Frame 1 (no input): blank canvas, image omitted
Frame 60 (no input): blank canvas, image omitted
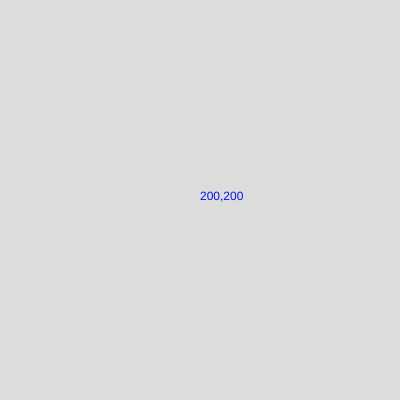
Frame 120 (the mouse pressed at the canvas centre since frame 60)

The p5.js sketch whose frames 1 and 60 were blank and that drew this single picture after the mouse press (run headless with seeded random() and noise() and a simulated clock; from frame 60 on, the mouse is pressed at the canvas centre):

// p5.js sketch
// ── sketch.js
function setup() {
  createCanvas(400, 400);
}

function draw() {
  background(220);
  fill(3, 19, 252)
  text(mouseX+","+mouseY, mouseX, mouseY)
}
